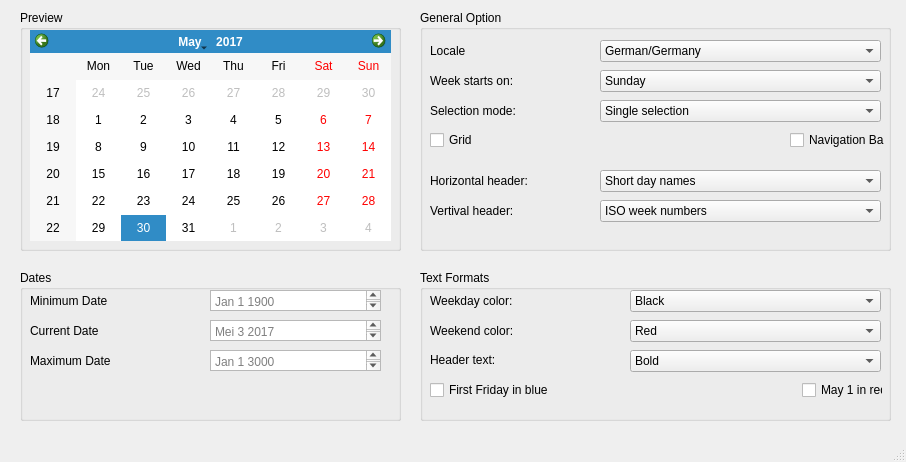
<?xml version="1.0" encoding="UTF-8"?>
<ui version="4.0">
 <class>MainWindow</class>
 <widget class="QMainWindow" name="MainWindow">
  <property name="geometry">
   <rect>
    <x>0</x>
    <y>0</y>
    <width>906</width>
    <height>462</height>
   </rect>
  </property>
  <property name="windowTitle">
   <string>Calendar Widget</string>
  </property>
  <widget class="QWidget" name="centralwidget">
   <widget class="QWidget" name="gridLayoutWidget">
    <property name="geometry">
     <rect>
      <x>20</x>
      <y>10</y>
      <width>381</width>
      <height>241</height>
     </rect>
    </property>
    <layout class="QGridLayout" name="gridLayout">
     <item row="0" column="0">
      <widget class="QGroupBox" name="groupBox">
       <property name="title">
        <string>Preview</string>
       </property>
       <widget class="QCalendarWidget" name="calendarWidget">
        <property name="geometry">
         <rect>
          <x>10</x>
          <y>20</y>
          <width>361</width>
          <height>211</height>
         </rect>
        </property>
        <property name="selectedDate">
         <date>
          <year>2017</year>
          <month>5</month>
          <day>30</day>
         </date>
        </property>
       </widget>
      </widget>
     </item>
    </layout>
   </widget>
   <widget class="QWidget" name="gridLayoutWidget_2">
    <property name="geometry">
     <rect>
      <x>20</x>
      <y>270</y>
      <width>381</width>
      <height>151</height>
     </rect>
    </property>
    <layout class="QGridLayout" name="gridLayout_2">
     <item row="0" column="0">
      <widget class="QGroupBox" name="groupBox_2">
       <property name="title">
        <string>Dates</string>
       </property>
       <widget class="QWidget" name="verticalLayoutWidget_2">
        <property name="geometry">
         <rect>
          <x>10</x>
          <y>50</y>
          <width>160</width>
          <height>21</height>
         </rect>
        </property>
        <layout class="QVBoxLayout" name="verticalLayout_2">
         <item>
          <widget class="QLabel" name="label_2">
           <property name="text">
            <string>Current Date</string>
           </property>
          </widget>
         </item>
        </layout>
       </widget>
       <widget class="QWidget" name="verticalLayoutWidget_3">
        <property name="geometry">
         <rect>
          <x>10</x>
          <y>80</y>
          <width>160</width>
          <height>21</height>
         </rect>
        </property>
        <layout class="QVBoxLayout" name="verticalLayout_3">
         <item>
          <widget class="QLabel" name="label_3">
           <property name="text">
            <string>Maximum Date</string>
           </property>
          </widget>
         </item>
        </layout>
       </widget>
       <widget class="QWidget" name="verticalLayoutWidget">
        <property name="geometry">
         <rect>
          <x>10</x>
          <y>20</y>
          <width>160</width>
          <height>21</height>
         </rect>
        </property>
        <layout class="QVBoxLayout" name="verticalLayout">
         <item>
          <widget class="QLabel" name="label">
           <property name="text">
            <string>Minimum Date</string>
           </property>
          </widget>
         </item>
        </layout>
       </widget>
       <widget class="QTextEdit" name="textEdit">
        <property name="geometry">
         <rect>
          <x>190</x>
          <y>20</y>
          <width>171</width>
          <height>21</height>
         </rect>
        </property>
        <property name="placeholderText">
         <string>Jan 1 1900</string>
        </property>
       </widget>
       <widget class="QTextEdit" name="textEdit_2">
        <property name="geometry">
         <rect>
          <x>190</x>
          <y>50</y>
          <width>171</width>
          <height>21</height>
         </rect>
        </property>
        <property name="placeholderText">
         <string>Mei 3 2017</string>
        </property>
       </widget>
       <widget class="QTextEdit" name="textEdit_3">
        <property name="geometry">
         <rect>
          <x>190</x>
          <y>80</y>
          <width>171</width>
          <height>21</height>
         </rect>
        </property>
        <property name="placeholderText">
         <string>Jan 1 3000</string>
        </property>
       </widget>
      </widget>
     </item>
    </layout>
   </widget>
   <widget class="QWidget" name="gridLayoutWidget_3">
    <property name="geometry">
     <rect>
      <x>420</x>
      <y>10</y>
      <width>471</width>
      <height>241</height>
     </rect>
    </property>
    <layout class="QGridLayout" name="gridLayout_3">
     <item row="0" column="0">
      <widget class="QGroupBox" name="groupBox_3">
       <property name="title">
        <string>General Option</string>
       </property>
       <widget class="QWidget" name="verticalLayoutWidget_7">
        <property name="geometry">
         <rect>
          <x>10</x>
          <y>30</y>
          <width>161</width>
          <height>21</height>
         </rect>
        </property>
        <layout class="QVBoxLayout" name="verticalLayout_7">
         <item>
          <widget class="QLabel" name="label_4">
           <property name="text">
            <string>Locale</string>
           </property>
          </widget>
         </item>
        </layout>
       </widget>
       <widget class="QWidget" name="verticalLayoutWidget_8">
        <property name="geometry">
         <rect>
          <x>10</x>
          <y>60</y>
          <width>161</width>
          <height>21</height>
         </rect>
        </property>
        <layout class="QVBoxLayout" name="verticalLayout_8">
         <item>
          <widget class="QLabel" name="label_5">
           <property name="text">
            <string>Week starts on:</string>
           </property>
          </widget>
         </item>
        </layout>
       </widget>
       <widget class="QWidget" name="verticalLayoutWidget_9">
        <property name="geometry">
         <rect>
          <x>10</x>
          <y>90</y>
          <width>161</width>
          <height>21</height>
         </rect>
        </property>
        <layout class="QVBoxLayout" name="verticalLayout_9">
         <item>
          <widget class="QLabel" name="label_6">
           <property name="text">
            <string>Selection mode:</string>
           </property>
          </widget>
         </item>
        </layout>
       </widget>
       <widget class="QWidget" name="verticalLayoutWidget_11">
        <property name="geometry">
         <rect>
          <x>180</x>
          <y>60</y>
          <width>281</width>
          <height>22</height>
         </rect>
        </property>
        <layout class="QVBoxLayout" name="verticalLayout_11">
         <item>
          <widget class="QComboBox" name="comboBox_2">
           <item>
            <property name="text">
             <string>Sunday</string>
            </property>
           </item>
          </widget>
         </item>
        </layout>
       </widget>
       <widget class="QWidget" name="verticalLayoutWidget_12">
        <property name="geometry">
         <rect>
          <x>180</x>
          <y>90</y>
          <width>281</width>
          <height>22</height>
         </rect>
        </property>
        <layout class="QVBoxLayout" name="verticalLayout_12">
         <item>
          <widget class="QComboBox" name="comboBox_3">
           <item>
            <property name="text">
             <string>Single selection</string>
            </property>
           </item>
          </widget>
         </item>
        </layout>
       </widget>
       <widget class="QWidget" name="verticalLayoutWidget_13">
        <property name="geometry">
         <rect>
          <x>10</x>
          <y>120</y>
          <width>161</width>
          <height>21</height>
         </rect>
        </property>
        <layout class="QVBoxLayout" name="verticalLayout_13">
         <item>
          <widget class="QCheckBox" name="checkBox">
           <property name="text">
            <string>Grid</string>
           </property>
          </widget>
         </item>
        </layout>
       </widget>
       <widget class="QWidget" name="verticalLayoutWidget_14">
        <property name="geometry">
         <rect>
          <x>370</x>
          <y>120</y>
          <width>95</width>
          <height>21</height>
         </rect>
        </property>
        <layout class="QVBoxLayout" name="verticalLayout_14">
         <item>
          <widget class="QCheckBox" name="checkBox_6">
           <property name="text">
            <string>Navigation Bar</string>
           </property>
          </widget>
         </item>
        </layout>
       </widget>
       <widget class="QWidget" name="verticalLayoutWidget_15">
        <property name="geometry">
         <rect>
          <x>10</x>
          <y>160</y>
          <width>161</width>
          <height>21</height>
         </rect>
        </property>
        <layout class="QVBoxLayout" name="verticalLayout_15">
         <item>
          <widget class="QLabel" name="label_7">
           <property name="text">
            <string>Horizontal header:</string>
           </property>
          </widget>
         </item>
        </layout>
       </widget>
       <widget class="QWidget" name="verticalLayoutWidget_16">
        <property name="geometry">
         <rect>
          <x>10</x>
          <y>190</y>
          <width>161</width>
          <height>21</height>
         </rect>
        </property>
        <layout class="QVBoxLayout" name="verticalLayout_16">
         <item>
          <widget class="QLabel" name="label_8">
           <property name="text">
            <string>Vertival header:</string>
           </property>
          </widget>
         </item>
        </layout>
       </widget>
       <widget class="QWidget" name="verticalLayoutWidget_17">
        <property name="geometry">
         <rect>
          <x>180</x>
          <y>160</y>
          <width>281</width>
          <height>22</height>
         </rect>
        </property>
        <layout class="QVBoxLayout" name="verticalLayout_17">
         <item>
          <widget class="QComboBox" name="comboBox_7">
           <item>
            <property name="text">
             <string>Short day names</string>
            </property>
           </item>
          </widget>
         </item>
        </layout>
       </widget>
       <widget class="QWidget" name="verticalLayoutWidget_18">
        <property name="geometry">
         <rect>
          <x>180</x>
          <y>190</y>
          <width>281</width>
          <height>22</height>
         </rect>
        </property>
        <layout class="QVBoxLayout" name="verticalLayout_18">
         <item>
          <widget class="QComboBox" name="comboBox_8">
           <item>
            <property name="text">
             <string>ISO week numbers</string>
            </property>
           </item>
          </widget>
         </item>
        </layout>
       </widget>
       <widget class="QWidget" name="verticalLayoutWidget_27">
        <property name="geometry">
         <rect>
          <x>180</x>
          <y>30</y>
          <width>281</width>
          <height>22</height>
         </rect>
        </property>
        <layout class="QVBoxLayout" name="verticalLayout_27">
         <item>
          <widget class="QComboBox" name="comboBox">
           <item>
            <property name="text">
             <string>German/Germany</string>
            </property>
           </item>
          </widget>
         </item>
        </layout>
       </widget>
      </widget>
     </item>
    </layout>
   </widget>
   <widget class="QWidget" name="gridLayoutWidget_4">
    <property name="geometry">
     <rect>
      <x>420</x>
      <y>270</y>
      <width>471</width>
      <height>151</height>
     </rect>
    </property>
    <layout class="QGridLayout" name="gridLayout_4">
     <item row="0" column="0">
      <widget class="QGroupBox" name="groupBox_4">
       <property name="title">
        <string>Text Formats</string>
       </property>
       <widget class="QWidget" name="verticalLayoutWidget_19">
        <property name="geometry">
         <rect>
          <x>10</x>
          <y>20</y>
          <width>161</width>
          <height>21</height>
         </rect>
        </property>
        <layout class="QVBoxLayout" name="verticalLayout_19">
         <item>
          <widget class="QLabel" name="label_9">
           <property name="text">
            <string>Weekday color:</string>
           </property>
          </widget>
         </item>
        </layout>
       </widget>
       <widget class="QWidget" name="verticalLayoutWidget_20">
        <property name="geometry">
         <rect>
          <x>10</x>
          <y>50</y>
          <width>161</width>
          <height>21</height>
         </rect>
        </property>
        <layout class="QVBoxLayout" name="verticalLayout_20">
         <item>
          <widget class="QLabel" name="label_10">
           <property name="text">
            <string>Weekend color:</string>
           </property>
          </widget>
         </item>
        </layout>
       </widget>
       <widget class="QWidget" name="verticalLayoutWidget_22">
        <property name="geometry">
         <rect>
          <x>10</x>
          <y>110</y>
          <width>161</width>
          <height>21</height>
         </rect>
        </property>
        <layout class="QVBoxLayout" name="verticalLayout_22">
         <item>
          <widget class="QCheckBox" name="checkBox_3">
           <property name="text">
            <string>First Friday in blue</string>
           </property>
          </widget>
         </item>
        </layout>
       </widget>
       <widget class="QWidget" name="verticalLayoutWidget_24">
        <property name="geometry">
         <rect>
          <x>210</x>
          <y>50</y>
          <width>251</width>
          <height>22</height>
         </rect>
        </property>
        <layout class="QVBoxLayout" name="verticalLayout_24">
         <item>
          <widget class="QComboBox" name="comboBox_5">
           <item>
            <property name="text">
             <string>Red</string>
            </property>
           </item>
          </widget>
         </item>
        </layout>
       </widget>
       <widget class="QWidget" name="verticalLayoutWidget_25">
        <property name="geometry">
         <rect>
          <x>210</x>
          <y>80</y>
          <width>251</width>
          <height>22</height>
         </rect>
        </property>
        <layout class="QVBoxLayout" name="verticalLayout_25">
         <item>
          <widget class="QComboBox" name="comboBox_6">
           <item>
            <property name="text">
             <string>Bold</string>
            </property>
           </item>
          </widget>
         </item>
        </layout>
       </widget>
       <widget class="QWidget" name="verticalLayoutWidget_28">
        <property name="geometry">
         <rect>
          <x>210</x>
          <y>20</y>
          <width>251</width>
          <height>22</height>
         </rect>
        </property>
        <layout class="QVBoxLayout" name="verticalLayout_28">
         <item>
          <widget class="QComboBox" name="comboBox_4">
           <item>
            <property name="text">
             <string>Black</string>
            </property>
           </item>
          </widget>
         </item>
        </layout>
       </widget>
       <widget class="QLabel" name="label_11">
        <property name="geometry">
         <rect>
          <x>10</x>
          <y>80</y>
          <width>159</width>
          <height>19</height>
         </rect>
        </property>
        <property name="text">
         <string>Header text:</string>
        </property>
       </widget>
       <widget class="QCheckBox" name="checkBox_7">
        <property name="geometry">
         <rect>
          <x>382</x>
          <y>110</y>
          <width>81</width>
          <height>20</height>
         </rect>
        </property>
        <property name="text">
         <string>May 1 in red</string>
        </property>
       </widget>
      </widget>
     </item>
    </layout>
   </widget>
  </widget>
  <widget class="QStatusBar" name="statusbar"/>
 </widget>
 <tabstops>
  <tabstop>calendarWidget</tabstop>
 </tabstops>
 <resources/>
 <connections/>
</ui>
